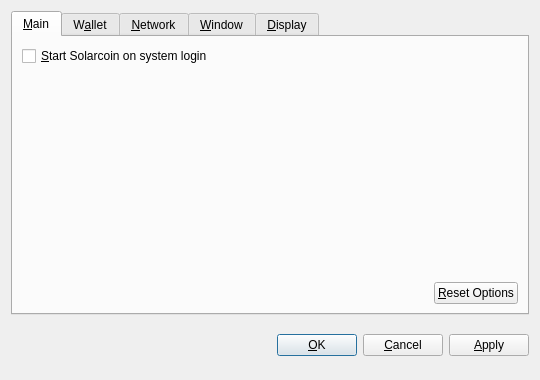
<?xml version="1.0" encoding="UTF-8"?>
<ui version="4.0">
 <class>OptionsDialog</class>
 <widget class="QDialog" name="OptionsDialog">
  <property name="geometry">
   <rect>
    <x>0</x>
    <y>0</y>
    <width>540</width>
    <height>380</height>
   </rect>
  </property>
  <property name="windowTitle">
   <string>Options</string>
  </property>
  <property name="modal">
   <bool>true</bool>
  </property>
  <layout class="QVBoxLayout" name="verticalLayout">
   <item>
    <widget class="QTabWidget" name="tabWidget">
     <property name="tabPosition">
      <enum>QTabWidget::North</enum>
     </property>
     <property name="currentIndex">
      <number>0</number>
     </property>
     <widget class="QWidget" name="tabMain">
      <attribute name="title">
       <string>&amp;Main</string>
      </attribute>
      <layout class="QVBoxLayout" name="verticalLayout_Main">
       <item>
        <widget class="QCheckBox" name="bitcoinAtStartup">
         <property name="toolTip">
          <string>Automatically start Solarcoin after logging in to the system.</string>
         </property>
         <property name="text">
          <string>&amp;Start Solarcoin on system login</string>
         </property>
        </widget>
       </item>
       <item>
        <spacer name="verticalSpacer_Main">
         <property name="orientation">
          <enum>Qt::Vertical</enum>
         </property>
         <property name="sizeHint" stdset="0">
          <size>
           <width>20</width>
           <height>40</height>
          </size>
         </property>
        </spacer>
       </item>
       <item>
        <layout class="QHBoxLayout" name="horizontalLayout_2_Main">
         <item>
          <spacer name="horizontalSpacer_2_Main">
           <property name="orientation">
            <enum>Qt::Horizontal</enum>
           </property>
           <property name="sizeHint" stdset="0">
            <size>
             <width>40</width>
             <height>20</height>
            </size>
           </property>
          </spacer>
         </item>
         <item>
          <widget class="QPushButton" name="resetButton">
           <property name="toolTip">
            <string>Reset all client options to default.</string>
           </property>
           <property name="text">
            <string>&amp;Reset Options</string>
           </property>
           <property name="autoDefault">
            <bool>false</bool>
           </property>
          </widget>
         </item>
        </layout>
       </item>
      </layout>
     </widget>
     <widget class="QWidget" name="tabWallet">
      <attribute name="title">
       <string>W&amp;allet</string>
      </attribute>
      <layout class="QVBoxLayout" name="verticalLayout_Network">
       <item>
        <widget class="QLabel" name="transactionFeeInfoLabel">
         <property name="text">
          <string>Optional transaction fee per kB that helps make sure your transactions are processed quickly. Most transactions are 1 kB.</string>
         </property>
         <property name="textFormat">
          <enum>Qt::PlainText</enum>
         </property>
         <property name="wordWrap">
          <bool>true</bool>
         </property>
        </widget>
       </item>
       <item>
        <layout class="QHBoxLayout" name="horizontalLayout_1_Main">
         <item>
          <widget class="QLabel" name="transactionFeeLabel">
           <property name="text">
            <string>Pay transaction &amp;fee</string>
           </property>
           <property name="textFormat">
            <enum>Qt::PlainText</enum>
           </property>
           <property name="buddy">
            <cstring>transactionFee</cstring>
           </property>
          </widget>
         </item>
         <item>
          <widget class="BitcoinAmountField" name="transactionFee"/>
         </item>
         <item>
          <spacer name="horizontalSpacer_1_Main">
           <property name="orientation">
            <enum>Qt::Horizontal</enum>
           </property>
           <property name="sizeHint" stdset="0">
            <size>
             <width>40</width>
             <height>20</height>
            </size>
           </property>
          </spacer>
         </item>
        </layout>
       </item>
       <item>
        <widget class="QLabel" name="label">
         <property name="text">
          <string>If you disable the spending of unconfirmed change, the change from a transaction cannot be used until that transaction has at least one confirmation. This also affects how your balance is computed.</string>
         </property>
         <property name="wordWrap">
          <bool>true</bool>
         </property>
        </widget>
       </item>
       <item>
        <widget class="QCheckBox" name="spendZeroConfChange">
         <property name="text">
          <string>Spend unconfirmed change  (experts only)</string>
         </property>
        </widget>
       </item>
       <item>
        <spacer name="verticalSpacer">
         <property name="orientation">
          <enum>Qt::Vertical</enum>
         </property>
         <property name="sizeHint" stdset="0">
          <size>
           <width>20</width>
           <height>40</height>
          </size>
         </property>
        </spacer>
       </item>
      </layout>
     </widget>
     <widget class="QWidget" name="tabNetwork">
      <attribute name="title">
       <string>&amp;Network</string>
      </attribute>
      <layout class="QVBoxLayout" name="verticalLayout_Network">
       <item>
        <widget class="QCheckBox" name="mapPortUpnp">
         <property name="toolTip">
          <string>Automatically open the Solarcoin client port on the router. This only works when your router supports UPnP and it is enabled.</string>
         </property>
         <property name="text">
          <string>Map port using &amp;UPnP</string>
         </property>
        </widget>
       </item>
       <item>
        <widget class="QCheckBox" name="connectSocks">
         <property name="toolTip">
          <string>Connect to the Solarcoin network through a SOCKS proxy (e.g. when connecting through Tor).</string>
         </property>
         <property name="text">
          <string>&amp;Connect through SOCKS proxy:</string>
         </property>
        </widget>
       </item>
       <item>
        <layout class="QHBoxLayout" name="horizontalLayout_Network">
         <item>
          <widget class="QLabel" name="proxyIpLabel">
           <property name="text">
            <string>Proxy &amp;IP:</string>
           </property>
           <property name="textFormat">
            <enum>Qt::PlainText</enum>
           </property>
           <property name="buddy">
            <cstring>proxyIp</cstring>
           </property>
          </widget>
         </item>
         <item>
          <widget class="QValidatedLineEdit" name="proxyIp">
           <property name="maximumSize">
            <size>
             <width>140</width>
             <height>16777215</height>
            </size>
           </property>
           <property name="toolTip">
            <string>IP address of the proxy (e.g. 127.0.0.1)</string>
           </property>
          </widget>
         </item>
         <item>
          <widget class="QLabel" name="proxyPortLabel">
           <property name="text">
            <string>&amp;Port:</string>
           </property>
           <property name="textFormat">
            <enum>Qt::PlainText</enum>
           </property>
           <property name="buddy">
            <cstring>proxyPort</cstring>
           </property>
          </widget>
         </item>
         <item>
          <widget class="QLineEdit" name="proxyPort">
           <property name="maximumSize">
            <size>
             <width>55</width>
             <height>16777215</height>
            </size>
           </property>
           <property name="toolTip">
            <string>Port of the proxy (e.g. 9050)</string>
           </property>
          </widget>
         </item>
         <item>
          <widget class="QLabel" name="socksVersionLabel">
           <property name="text">
            <string>SOCKS &amp;Version:</string>
           </property>
           <property name="textFormat">
            <enum>Qt::PlainText</enum>
           </property>
           <property name="buddy">
            <cstring>socksVersion</cstring>
           </property>
          </widget>
         </item>
         <item>
          <widget class="QValueComboBox" name="socksVersion">
           <property name="toolTip">
            <string>SOCKS version of the proxy (e.g. 5)</string>
           </property>
          </widget>
         </item>
         <item>
          <spacer name="horizontalSpacer_Network">
           <property name="orientation">
            <enum>Qt::Horizontal</enum>
           </property>
           <property name="sizeHint" stdset="0">
            <size>
             <width>40</width>
             <height>20</height>
            </size>
           </property>
          </spacer>
         </item>
        </layout>
       </item>
       <item>
        <spacer name="verticalSpacer_Network">
         <property name="orientation">
          <enum>Qt::Vertical</enum>
         </property>
         <property name="sizeHint" stdset="0">
          <size>
           <width>20</width>
           <height>40</height>
          </size>
         </property>
        </spacer>
       </item>
      </layout>
     </widget>
     <widget class="QWidget" name="tabWindow">
      <attribute name="title">
       <string>&amp;Window</string>
      </attribute>
      <layout class="QVBoxLayout" name="verticalLayout_Window">
       <item>
        <widget class="QCheckBox" name="minimizeToTray">
         <property name="toolTip">
          <string>Show only a tray icon after minimizing the window.</string>
         </property>
         <property name="text">
          <string>&amp;Minimize to the tray instead of the taskbar</string>
         </property>
        </widget>
       </item>
       <item>
        <widget class="QCheckBox" name="minimizeOnClose">
         <property name="toolTip">
          <string>Minimize instead of exit the application when the window is closed. When this option is enabled, the application will be closed only after selecting Quit in the menu.</string>
         </property>
         <property name="text">
          <string>M&amp;inimize on close</string>
         </property>
        </widget>
       </item>
       <item>
        <spacer name="verticalSpacer_Window">
         <property name="orientation">
          <enum>Qt::Vertical</enum>
         </property>
         <property name="sizeHint" stdset="0">
          <size>
           <width>20</width>
           <height>40</height>
          </size>
         </property>
        </spacer>
       </item>
      </layout>
     </widget>
     <widget class="QWidget" name="tabDisplay">
      <attribute name="title">
       <string>&amp;Display</string>
      </attribute>
      <layout class="QVBoxLayout" name="verticalLayout_Display">
       <item>
        <layout class="QHBoxLayout" name="horizontalLayout_1_Display">
         <item>
          <widget class="QLabel" name="langLabel">
           <property name="text">
            <string>User Interface &amp;language:</string>
           </property>
           <property name="textFormat">
            <enum>Qt::PlainText</enum>
           </property>
           <property name="buddy">
            <cstring>lang</cstring>
           </property>
          </widget>
         </item>
         <item>
          <widget class="QValueComboBox" name="lang">
           <property name="toolTip">
            <string>The user interface language can be set here. This setting will take effect after restarting Solarcoin.</string>
           </property>
          </widget>
         </item>
        </layout>
       </item>
       <item>
        <layout class="QHBoxLayout" name="horizontalLayout_2_Display">
         <item>
          <widget class="QLabel" name="unitLabel">
           <property name="text">
            <string>&amp;Unit to show amounts in:</string>
           </property>
           <property name="textFormat">
            <enum>Qt::PlainText</enum>
           </property>
           <property name="buddy">
            <cstring>unit</cstring>
           </property>
          </widget>
         </item>
         <item>
          <widget class="QValueComboBox" name="unit">
           <property name="toolTip">
            <string>Choose the default subdivision unit to show in the interface and when sending coins.</string>
           </property>
          </widget>
         </item>
        </layout>
       </item>
       <item>
        <widget class="QCheckBox" name="displayAddresses">
         <property name="toolTip">
          <string>Whether to show Solarcoin addresses in the transaction list or not.</string>
         </property>
         <property name="text">
          <string>&amp;Display addresses in transaction list</string>
         </property>
        </widget>
       </item>
       <item>
        <widget class="QCheckBox" name="coinControlFeatures">
         <property name="toolTip">
          <string>Whether to show coin control features or not.</string>
         </property>
         <property name="text">
          <string>Display coin &amp;control features (experts only!)</string>
         </property>
        </widget>
       </item>
       <item>
        <spacer name="verticalSpacer_Display">
         <property name="orientation">
          <enum>Qt::Vertical</enum>
         </property>
         <property name="sizeHint" stdset="0">
          <size>
           <width>20</width>
           <height>40</height>
          </size>
         </property>
        </spacer>
       </item>
      </layout>
     </widget>
    </widget>
   </item>
   <item>
    <layout class="QHBoxLayout" name="horizontalLayout_Buttons">
     <item>
      <spacer name="horizontalSpacer_1">
       <property name="orientation">
        <enum>Qt::Horizontal</enum>
       </property>
       <property name="sizeHint" stdset="0">
        <size>
         <width>40</width>
         <height>48</height>
        </size>
       </property>
      </spacer>
     </item>
     <item>
      <widget class="QLabel" name="statusLabel">
       <property name="font">
        <font>
         <weight>75</weight>
         <bold>true</bold>
        </font>
       </property>
       <property name="text">
        <string/>
       </property>
       <property name="textFormat">
        <enum>Qt::PlainText</enum>
       </property>
       <property name="wordWrap">
        <bool>true</bool>
       </property>
      </widget>
     </item>
     <item>
      <spacer name="horizontalSpacer_2">
       <property name="orientation">
        <enum>Qt::Horizontal</enum>
       </property>
       <property name="sizeHint" stdset="0">
        <size>
         <width>40</width>
         <height>48</height>
        </size>
       </property>
      </spacer>
     </item>
     <item>
      <widget class="QPushButton" name="okButton">
       <property name="text">
        <string>&amp;OK</string>
       </property>
      </widget>
     </item>
     <item>
      <widget class="QPushButton" name="cancelButton">
       <property name="text">
        <string>&amp;Cancel</string>
       </property>
       <property name="autoDefault">
        <bool>false</bool>
       </property>
      </widget>
     </item>
     <item>
      <widget class="QPushButton" name="applyButton">
       <property name="text">
        <string>&amp;Apply</string>
       </property>
       <property name="autoDefault">
        <bool>false</bool>
       </property>
      </widget>
     </item>
    </layout>
   </item>
  </layout>
 </widget>
 <customwidgets>
  <customwidget>
   <class>BitcoinAmountField</class>
   <extends>QSpinBox</extends>
   <header>bitcoinamountfield.h</header>
  </customwidget>
  <customwidget>
   <class>QValueComboBox</class>
   <extends>QComboBox</extends>
   <header>qvaluecombobox.h</header>
  </customwidget>
  <customwidget>
   <class>QValidatedLineEdit</class>
   <extends>QLineEdit</extends>
   <header>qvalidatedlineedit.h</header>
  </customwidget>
 </customwidgets>
 <resources/>
 <connections/>
</ui>
